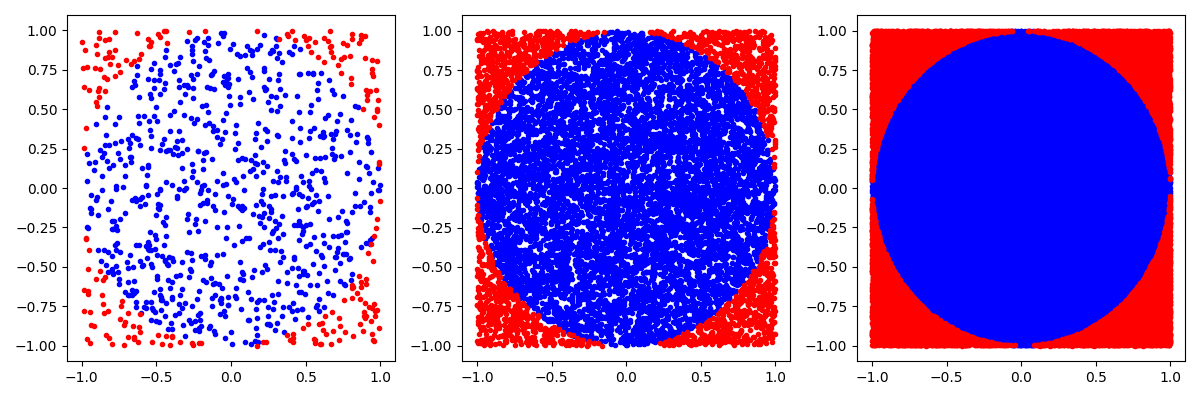

Generate this figure with Python:
import matplotlib.pyplot as plt
import math
import random

n_lst = [1000, 10000, 100000]
fig, axes = plt.subplots(1, 3, figsize=(12, 4))
i = 0

for n in n_lst:

    x_list = [random.uniform(-1,1) for _ in range(n)]
    y_list = [random.uniform(-1,1) for _ in range(n)]

    switch = 1
    x_s = []
    y_s = []
    x_c = []
    y_c = []
    n_c = 0

    for (x, y) in zip(x_list, y_list):
        r = math.sqrt(x**2+y**2)
        if r >= switch:
            x_s.append(x)
            y_s.append(y)
        else:
            x_c.append(x)
            y_c.append(y)
            n_c +=1

    axes[i].plot(x_c,y_c,'.',color = 'b')
    axes[i].plot(x_s,y_s,'.', color = 'r')
    i += 1
    print(f'number of points inside the circle for {n} points: {n_c}')
    _pi = 4*n_c/n
    print(f'approximation of pi for {n} points: {_pi}')
    
print(f'actuall PI {math.pi}')
plt.tight_layout()

plt.savefig('1.1.png')

plt.show()
